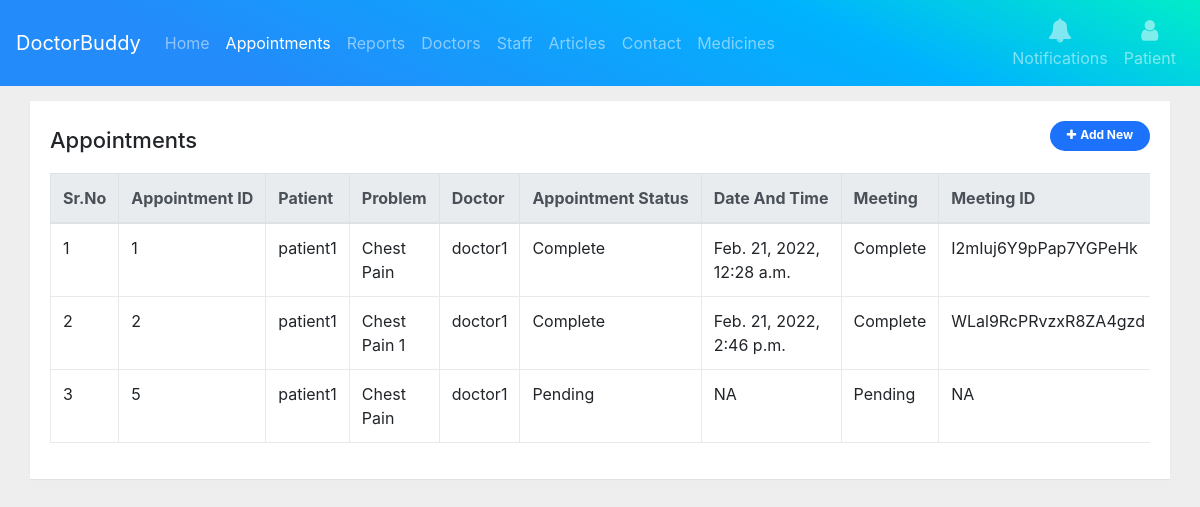
/appointments/ (signed in), run on the app's committed database.
### mainapp/models.py (models this page shows)
class Appointments(models.Model):
    a_status_ch = (
        ('1', 'Pending'),
        ('2', 'Canceled'),
        ('3', 'Confirm'),
        ('4', 'Complete'),
    )
    patient = models.ForeignKey(User, models.SET_NULL, verbose_name='Patient',
                                blank=True, null=True, related_name="patient", limit_choices_to={'is_patient': True}, )
    p_h_problem = models.TextField(verbose_name='Health Problem', blank=True, null=True)
    doctor = models.ForeignKey(User, models.SET_NULL, verbose_name='Doctor',
                               blank=True, null=True, related_name="doctor", limit_choices_to={'is_doctor': True})
    a_status = models.CharField(verbose_name='Appointment Status', max_length=20, choices=a_status_ch,
                                default='1', blank=True, null=True)
    a_date_time = models.DateTimeField(verbose_name='Date And Time', blank=True, null=True)
    a_meeting_id = models.CharField(verbose_name='Appointment Meeting ID', max_length=255, blank=True, null=True)

class User(AbstractUser):
    user_mobile = models.IntegerField(null=True)
    user_address = models.TextField(verbose_name='Address', blank=True, null=True)
    user_image = models.ImageField(blank=True, null=True, upload_to='profileimages/', )
    is_hospital_staff = models.BooleanField(verbose_name="Hospital Staff", default=False, )
    is_patient = models.BooleanField(verbose_name="Patient", default=False, )
    is_doctor = models.BooleanField(verbose_name="Doctor", default=False, )
    objects = UserManager()
    class Meta:
        verbose_name_plural = '1. Users'
    def __str__(self):
        return self.username

### mainapp/views.py (the view)
# urls.py: path('appointments/', views.appointments, name='appointments'),
def appointments(request):
    objnotify = allnotification(request)
    objapnmts = None
    if request.user.is_staff or request.user.is_hospital_staff:
        objapnmts = Appointments.objects.all()
    elif request.user.is_patient:
        objapnmts = Appointments.objects.filter(patient__username=request.user.username)
    elif request.user.is_doctor:
        objapnmts = Appointments.objects.filter(doctor__username=request.user.username)
    context = {'objapnmts': objapnmts, 'objnotify': objnotify}
    return render(request, 'appointment/appointments.html', context)

### templates/appointment/appointments.html (shortened to what this page needs)
{% extends "base.html" %}
{%block maincontent%}
<div class="container-fluid">
    <div class="main-body">
        <div class="table-wrapper">
            <div class="table-title">
                <div class="row">
                    <div class="col-sm-8">
                        <h2>Appointments</h2>
                    </div>
                    <div class="col-sm-4">
                        {%if request.user.is_patient %}
                        <a class="btn btn-clr add-new" href="{%url 'add_appointment' %}"><i class="fa fa-plus"></i>Add New</a>
                        {%endif%}
                    </div>
                </div>
            </div>
            <div style="overflow: scroll;">
                <table class="table table-bordered">
                    <thead class="thead-light">
                        <tr>
                            <th>Sr.No</th>
                            <th>Appointment&nbspID</th>
                            <th>Patient</th>
                            <th>Problem</th>
                            <th>Doctor</th>
                            <th>Appointment&nbspStatus</th>
                            <th>Date&nbspAnd&nbspTime</th>
                            <th>Meeting</th>
                            <th>Meeting&nbspID</th>
                        </tr>
                    </thead>
                    <tbody>
                        {%for objapnmt in objapnmts%}
                        <tr>
                            <td>{{forloop.counter}}</td>
                            <td>{{objapnmt.id}}</td>
                            <td>{{objapnmt.patient}}</td>
                            <td>{{objapnmt.p_h_problem}}</td>
                            <td>{{objapnmt.doctor}}</td>
                            <td>{{objapnmt.get_a_status_display}}</td>
                            <td>{%if objapnmt.a_date_time %} {{objapnmt.a_date_time}} {%else%}NA{%endif%}</td>
                            <td>{%if objapnmt.a_status == '4' %} Complete {%else%} {%if request.user.is_doctor %} <a href="{%url 'meeting' objapnmt.id %}"  class="btn-sm btn-clr">Create</a>{%else%} Pending {%endif%}{%endif%}</td>
                            <td>{%if objapnmt.a_meeting_id %} {{objapnmt.a_meeting_id}} {%else%}NA{%endif%}</td>
                        </tr>
                        {%endfor%}
                    </tbody>
                </table>
            </div>
        </div>
    </div>
</div>
{%endblock%}

### templates/base.html (style rules this page uses)
.btn-clr { text-decoration: none; background-color: #1d72fc; color: white; }

### templates/appointment/appointments.html (style rules this page uses)
body { background: #eee; }
.main-body { padding: 15px; }
.table-wrapper { width: 100%; margin: auto; background: #fff; padding: 20px; box-shadow: 0 1px 1px rgba(0, 0, 0, .05); }
.table-title { padding-bottom: 10px; margin: 0 0 10px; }
.table-title h2 { margin: 6px 0 0; font-size: 22px; }
.table-title .add-new { float: right; height: 30px; font-weight: bold; font-size: 12px; text-shadow: none; min-width: 100px; border-radius: 50px; line-height: 13px; }
.table-title .add-new i { margin-right: 4px; }
table.table tr th, table.table tr td { border-color: #e9e9e9; }
.btn-clr { text-decoration: none; background-color: #1d72fc; color: white; }

### data on the page
Appointments: id "1", patient "patient1", p_h_problem "Chest Pain", doctor "doctor1", a_status "Complete", a_date_time "Feb. 21, 2022, 12:28 a.m.", a_meeting_id "I2mIuj6Y9pPap7YGPeHk"
Appointments: id "2", patient "patient1", p_h_problem "Chest Pain 1", doctor "doctor1", a_status "Complete", a_date_time "Feb. 21, 2022, 2:46 p.m.", a_meeting_id "WLal9RcPRvzxR8ZA4gzd"
Appointments: id "5", patient "patient1", p_h_problem "Chest Pain", doctor "doctor1", a_status "Pending", shows "NA"
